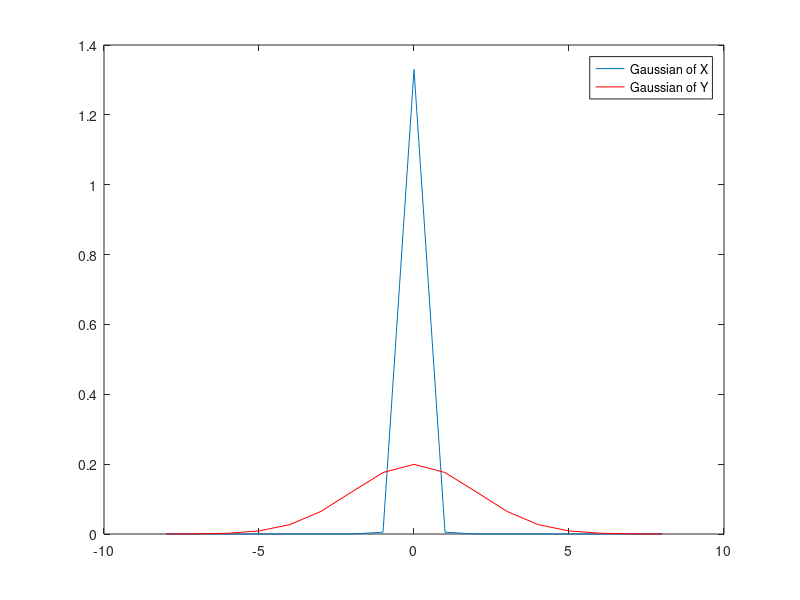

Write MATLAB code to recreate this figure. (Note: this script raises an error after producing the figure.)
deviationX = 0.3;
deviationY = 2;
filterX = 17;
filterY = 17;
filterRot = -45;

%filterRot = filterRot*pi/180;
expandX = filterX/2-0.5;
expandY = filterY/2-0.5;


sigmax = deviationX;
mu = 0;
xofX = linspace(-expandX,expandX,filterX);
yofX = 1/(sqrt(2*pi)*sigmax)*exp(-(xofX-mu).^2/(2*sigmax^2));

sigmay = deviationY;
mu = 0;
xofY =  linspace(-expandY,expandY,filterY);
yofY =  1/(sqrt(2*pi)*sigmay)*exp(-(xofY-mu).^2/(2*sigmay^2));

figure
plot(xofX,yofX)
hold
plot(xofY,yofY,'r')
legend('Gaussian of X','Gaussian of Y')

image = imread('Concentric Circles.jpg');


%image(imageX:(imageX+2*expandX), imageY:(imageY+2*expandY)) = 0;
%circshift(image,[2 2]);
imagePad = padarray(image,[expandX expandY],'symmetric');
[imageX, imageY] = size(imagePad);

yofY = transpose(yofY);
filter = round(255*yofY*yofX);
filter = imrotate(filter,filterRot,'crop');

figure
bar3(filter)
title('Filter Mask')

filter = im2col(filter,[filterX filterY]);
image2 = im2col(imagePad,[filterX filterY]);
output = round(sum(transpose(filter)*double(image2),1)/sum(filter));
imageGauss =col2im(uint8(output),[filterX filterY], [imageX imageY],'sliding');
%imageGauss = uint8(colfilt(image,[filterX filterY],'sliding',@filter));

figure
subplot(1,2,1)
imshow(image)
title('Original Image')
subplot(1,2,2)
imshow(imageGauss)
title('Filtered Image')